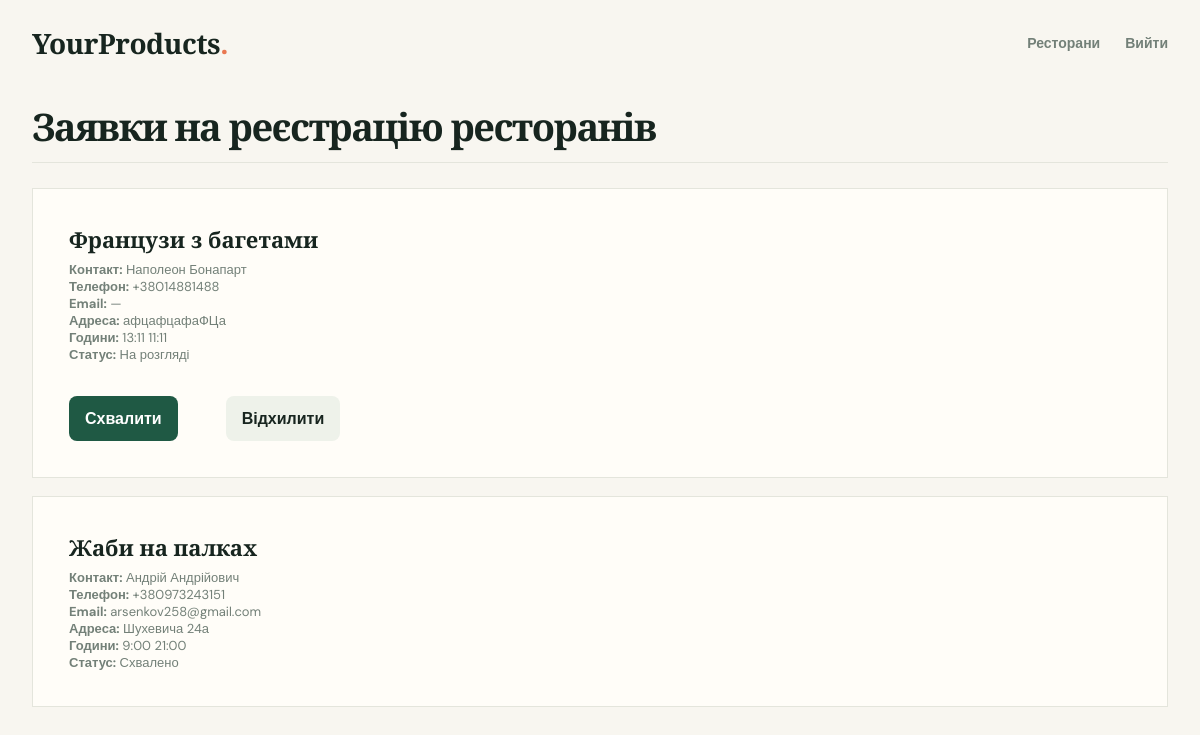
Screenshot of /restoransaddlist/ (signed in) with the database file from the repository.
### delivery_APP/models.py (models this page shows, shortened)
class RestaurantApplication(models.Model):
    STATUS_CHOICES = [
        ('pending', 'На розгляді'),
        ('approved', 'Схвалено'),
        ('rejected', 'Відхилено'),
    ]
    owner = models.ForeignKey(
        settings.AUTH_USER_MODEL,
        on_delete=models.SET_NULL,
        null=True,
        blank=True,
        related_name='restaurant_applications',
        verbose_name='Власник',
    )
    name = models.CharField(max_length=200, verbose_name='Назва ресторану')
    contact_name = models.CharField(max_length=150, verbose_name='Контактна особа')
    phone_number = models.CharField(max_length=25, verbose_name='Телефон')
    email = models.EmailField(blank=True, default='', verbose_name='Email')
    address = models.TextField(verbose_name='Адреса')
    opening_hours = models.CharField(max_length=100, verbose_name='Години роботи')
    status = models.CharField(max_length=20, choices=STATUS_CHOICES, default='pending', verbose_name='Статус')
    created_at = models.DateTimeField(auto_now_add=True)

### delivery_APP/views.py (the view)
# urls.py: path('restoransaddlist/', delivery_app_views.restaurant_requests, name='restoransaddlist'),
def restaurant_requests(request):
    applications = RestaurantApplication.objects.order_by('-created_at')
    return render(request, 'restoransaddlist.html', {'applications': applications})

### templates/restoransaddlist.html (shortened to what this page needs)
{% extends 'base.html' %}
{% block content %}
<section class="section">
    <div class="section-head">
        <h2>Заявки на реєстрацію ресторанів</h2>
    </div>
    {% if applications %}
        <div class="restaurant-grid" style="grid-template-columns:1fr;">
            {% for app in applications %}
                <article class="restaurant-card" style="padding:18px; min-height:auto;">
                    <div class="restaurant-copy">
                        <h3>{{ app.name }}</h3>
                        <p><strong>Контакт:</strong> {{ app.contact_name }}</p>
                        <p><strong>Телефон:</strong> {{ app.phone_number }}</p>
                        <p><strong>Email:</strong> {{ app.email|default:'—' }}</p>
                        <p><strong>Адреса:</strong> {{ app.address }}</p>
                        <p><strong>Години:</strong> {{ app.opening_hours }}</p>
                        <p><strong>Статус:</strong> {{ app.get_status_display }}</p>
                    </div>
                    {% if app.status == 'pending' %}
                        <div style="display:flex; gap:12px; margin-top:16px;">
                            <a class="hero-btn primary" href="{% url 'approve_restaurant_request' app.id %}">Схвалити</a>
                            <a class="hero-btn secondary" href="{% url 'reject_restaurant_request' app.id %}">Відхилити</a>
                        </div>
                    {% endif %}
                </article>
            {% endfor %}
        </div>
    {% else %}
        <p class="empty">Наразі немає заявок на реєстрацію.</p>
    {% endif %}
</section>
{% endblock %}

### templates/base.html (style rules this page uses)
:root { --ink:#17251f; --muted:#738078; --paper:#f8f6f0; --cream:#fffdf8; --green:#1f5944; --lime:#d9ed87; --line:#e4e5dc; --coral:#e97751; }
* { box-sizing:border-box; }
body { margin:0; color:var(--ink); background:var(--paper); font-family:'DM Sans',sans-serif; }
a { color:inherit; text-decoration:none; }
h1, h2 { font-family:'Playfair Display',serif; letter-spacing:-1.6px; line-height:1.06; margin:12px 0 18px; }
.section { max-width:1240px; margin:auto; padding:20px 32px 75px; }
.section-head { display:flex; align-items:end; justify-content:space-between; border-bottom:1px solid var(--line); padding-bottom:16px; margin-bottom:25px; }
.section h2 { font-size:38px; margin:0; }
.restaurant-grid { display:grid; grid-template-columns:repeat(3,1fr); gap:18px; }
.restaurant-card { background:var(--cream); border:1px solid var(--line); min-height:265px; display:flex; flex-direction:column; }
.restaurant-copy { padding:17px 18px; }
.restaurant-copy h3 { margin:0 0 7px; font:700 22px 'Playfair Display'; }
.restaurant-copy p { margin:0; color:var(--muted); font-size:13px; }
.hero-btn { display:inline-flex; align-items:center; justify-content:center; padding:12px 16px; border-radius:8px; font-weight:700; margin:0 18px 18px; }
.hero-btn.primary { background:var(--green); color:#fff; }
.hero-btn.secondary { background:#eef2ea; color:var(--ink); }

### rows the page displays
RestaurantApplication: name "Французи з багетами", contact_name "Наполеон Бонапарт", phone_number "+38014881488", email "—", address "афцафцафаФЦа", opening_hours "13:11 11:11", status "На розгляді", shows "Схвалити"
RestaurantApplication: name "Жаби на палках", contact_name "Андрій Андрійович", phone_number "+380973243151", email "arsenkov258@gmail.com", address "Шухевича 24а", opening_hours "9:00 21:00", status "Схвалено"
